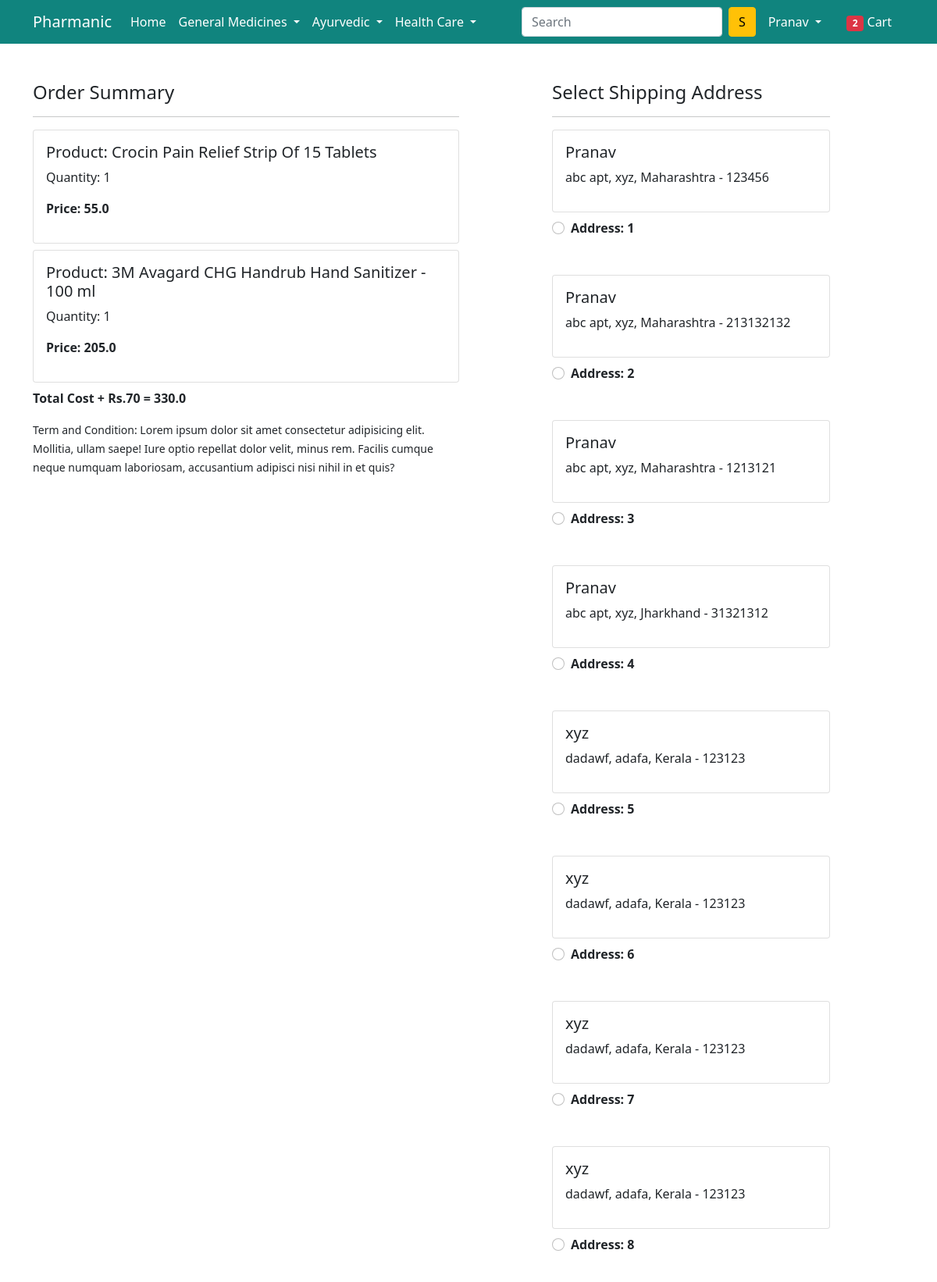
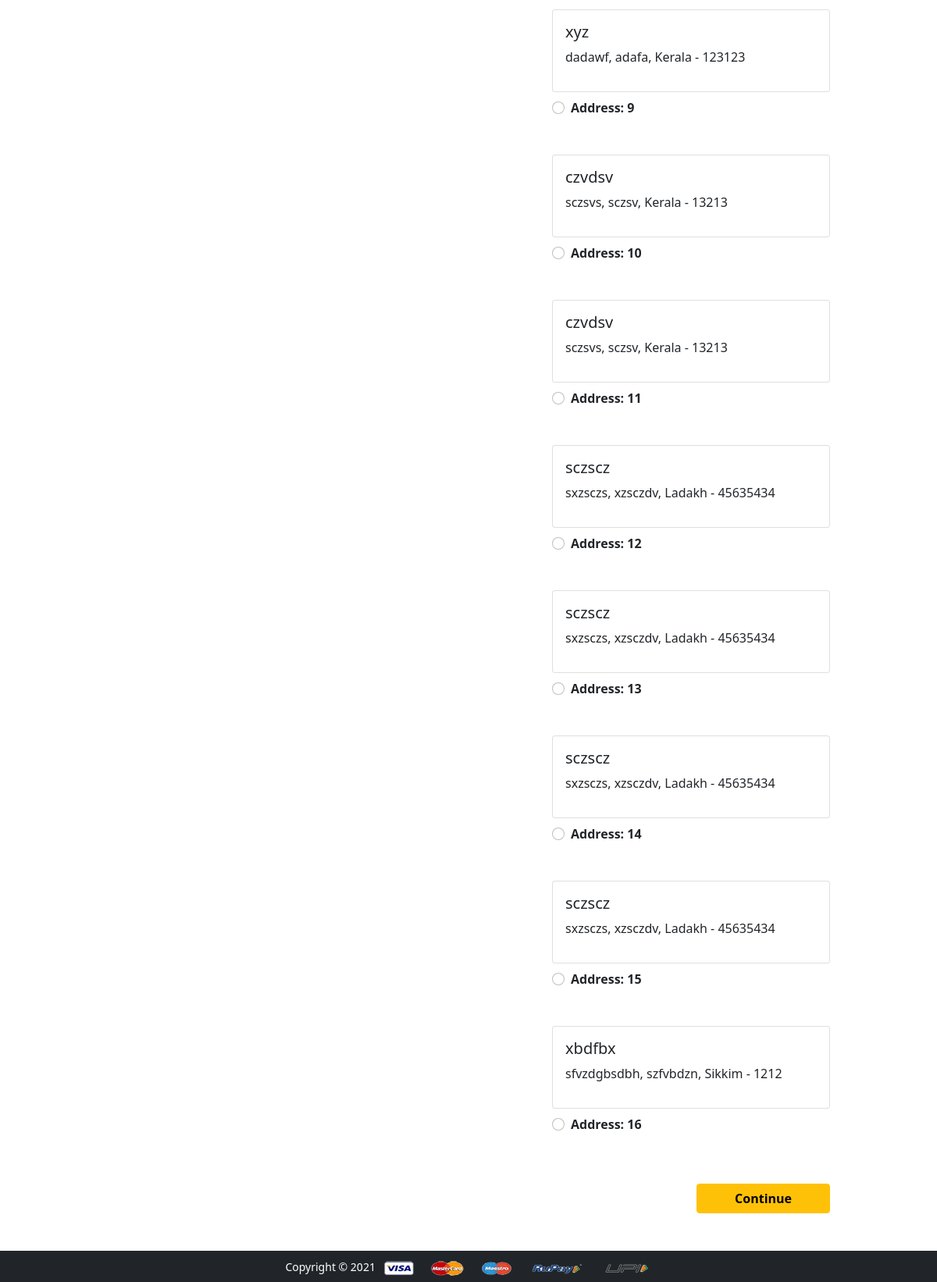
Page /checkout/ (signed in) on the committed database (2 pictures, top to bottom).
### pharmanic_app/models.py (models this page shows, shortened)
class Cart(models.Model):
	user = models.ForeignKey(User, on_delete=models.CASCADE)
	product = models.ForeignKey(Product, on_delete=models.CASCADE)
	quantity = models.PositiveIntegerField(default=1)
	@property
	def total_cost(self):
		return self.quantity * self.product.discounted_price

class Product(models.Model):
	title = models.CharField(max_length=100)
	selling_price = models.FloatField()
	discounted_price = models.FloatField()
	description = models.TextField()
	brand = models.CharField(max_length=100)
	category = models.CharField(choices=CATEGORY_CHOICES, max_length=4)
	product_image = models.ImageField(upload_to='productimg')

class Customer(models.Model):
	user = models.ForeignKey(User, on_delete=models.CASCADE)
	name = models.CharField(max_length=200)
	locality = models.CharField(max_length=200)
	city = models.CharField(max_length=50)
	zipcode = models.IntegerField()
	state = models.CharField(choices=STATE_CHOICES, max_length=50)

### pharmanic_app/views.py (the view)
# urls.py: path('checkout/', views.checkout, name='checkout'),
@login_required
def checkout(request):
    user = request.user
    add = Customer.objects.filter(user=user)
    cart_items = Cart.objects.filter(user=user)
    amount = 0.0
    shipping_amount = 70.0
    totalamount = 0.0
    cart_product = [p for p in Cart.objects.all() if p.user == request.user]
    if cart_product:
        for p in cart_product:
            tempamount = (p.quantity * p.product.discounted_price)
            amount += tempamount
        print(amount)
        totalamount = amount + shipping_amount
    else:
        return redirect(show_cart)
    if request.user.is_authenticated:
        totalitem = len(Cart.objects.filter(user=request.user))
    return render(request, 'app/checkout.html', {'add':add, 'totalamount':totalamount, 'cart_items': cart_items,'totalitem': totalitem})

### pharmanic_app/templates/app/checkout.html (shortened to what this page needs)
{% extends 'app/base.html' %}
{% load static %}
{% block main-content %}
<div class="container">
 <div class="row mt-5">
  <div class="col-sm-6">
    <h4>Order Summary</h4>
    <hr>
    {% for item in cart_items %}
      <div class="card mb-2">
        <div class="card-body">
          <h5>Product: {{item.product.title}}</h5>
          <p>Quantity: {{item.quantity}}</p>
          <p class="fw-bold">Price: {{item.total_cost}}</p>
        </div>
      </div>
    {% endfor %}
    <p class="fw-bold">Total Cost + Rs.70 = {{totalamount}}</p>
    <small>Term and Condition: Lorem ipsum dolor sit amet consectetur adipisicing elit. Mollitia, ullam saepe! Iure optio repellat dolor velit, minus rem. Facilis cumque neque numquam laboriosam, accusantium adipisci nisi nihil in et quis?</small>
  </div>
  <div class="col-sm-4 offset-sm-1">
    <h4>Select Shipping Address</h4>
    <hr>
    <form action="/paymentdone">
    {% for ad in add %}
      <div class="card">
        <div class="card-body">
        <h5>{{ad.name}}</h5>
        <p>{{ad.locality}}, {{ad.city}}, {{ad.state}} - {{ad.zipcode}}</p>
        </div>
      </div>
        <div class="form-check mt-2 mb-5">
          <input class="form-check-input" type="radio" name="custid" id="custadd({forloop.counter})" value="{{ad.id}}" required>
          <label class="form-check-label fw-bold" for="">
            Address: {{forloop.counter}} </label>
        </div>
      {% endfor %}
        <div class="text-end">
          <button type="submit" class="btn btn-warning mt-3 px-5 fw-bold">Continue</button>
        </div>
      </form>
    </div>
  </div>
</div>
{% endblock main-content %}

### pharmanic_app/templates/app/base.html (shortened to what this page needs)
<!doctype html>
{% load static %}
<html lang="en">
<head>
  <link href="https://cdn.jsdelivr.net/npm/bootstrap@5.0.0-beta1/dist/css/bootstrap.min.css" rel="stylesheet"
>
  <link rel="stylesheet" href="{% static 'app/css/owl.carousel.min.css' %}">
  <link rel="stylesheet" href="{% static 'app/css/all.min.css' %}">
  <link rel="stylesheet" href="{% static 'app/css/style.css' %}">
</head>
<body>
  <nav class="navbar navbar-expand-lg navbar-dark navColor">
    <div class="container">
      <a class="navbar-brand" href="/">Pharmanic</a>
      <div class="collapse navbar-collapse" id="navbarSupportedContent">
        <ul class="navbar-nav me-auto mb-2 mb-lg-0">
          <li class="nav-item">
            <a class="nav-link active" aria-current="page" href="/">Home</a>
          </li>
          <li class="nav-item dropdown">
            <a class="nav-link dropdown-toggle text-white" href="#" id="generalDropdown" role="button"
              data-bs-toggle="dropdown" aria-expanded="false">
              General Medicines
            </a>
          </li>
          <li class="nav-item dropdown">
            <a class="nav-link dropdown-toggle text-white" href="#" id="ayurvedicDropdown" role="button"
              data-bs-toggle="dropdown" aria-expanded="false">
              Ayurvedic
            </a>
          </li>
          <li class="nav-item dropdown">
            <a class="nav-link dropdown-toggle text-white" href="#" id="healthDropdown" role="button"
              data-bs-toggle="dropdown" aria-expanded="false">
              Health Care
            </a>
          </li>
        </ul>
        <form class="d-flex">
          <input class="form-control me-2" type="search" placeholder="Search" aria-label="Search">
          <button class="btn btn-warning" type="submit">S</button>
        </form>
        <div>
          <ul class="navbar-nav me-auto mb-2 mb-lg-0">
            {% if request.user.is_authenticated %}
            <li class="nav-item dropdown mx-2">
              <a class="nav-link dropdown-toggle text-white" href="#" id="profileDropdown" role="button"
                data-bs-toggle="dropdown" aria-expanded="false">
                {{ user.username|capfirst}}
              </a>
            </li>
            <li class="nav-item mx-2">
              <a href="{% url 'showcart' %}" class="nav-link text-white"><span class="badge bg-danger">{{totalitem}}</span> Cart
              </a>
            </li>
            {% endif %}
          </ul>
        </div>
      </div>
    </div>
  </nav>
  {% block main-content %} {% endblock main-content %}
  <footer class="container-fluid bg-dark text-center p-2 mt-5">
    <small class="text-white">Copyright &copy; 2021 </small>
    <img src="{% static 'app/images/payment.png' %}" alt="" srcset="" class="img-fluid" height="2px">
  </footer>
</body>
</html>

### pharmanic_app/static/app/css/style.css (style rules this page uses)
.navColor { background-color: #10847E; }

### rows in the picture
Cart: product "Crocin Pain Relief Strip Of 15 Tablets", quantity "1", total_cost "55.0"
Cart: product "3M Avagard CHG Handrub Hand Sanitizer - 100 ml", quantity "1", total_cost "205.0"
Customer: name "Pranav", locality "abc apt", city "xyz", state "Maharashtra", zipcode "123456"
Customer: name "Pranav", locality "abc apt", city "xyz", state "Maharashtra", zipcode "213132132"
Customer: name "Pranav", locality "abc apt", city "xyz", state "Maharashtra", zipcode "1213121"
Customer: name "Pranav", locality "abc apt", city "xyz", state "Jharkhand", zipcode "31321312"
Customer: name "xyz", locality "dadawf", city "adafa", state "Kerala", zipcode "123123"
Customer: name "xyz", locality "dadawf", city "adafa", state "Kerala", zipcode "123123"
Customer: name "xyz", locality "dadawf", city "adafa", state "Kerala", zipcode "123123"
Customer: name "xyz", locality "dadawf", city "adafa", state "Kerala", zipcode "123123"
Customer: name "xyz", locality "dadawf", city "adafa", state "Kerala", zipcode "123123"
Customer: name "czvdsv", locality "sczsvs", city "sczsv", state "Kerala", zipcode "13213"
Customer: name "czvdsv", locality "sczsvs", city "sczsv", state "Kerala", zipcode "13213"
Customer: name "sczscz", locality "sxzsczs", city "xzsczdv", state "Ladakh", zipcode "45635434"
Customer: name "sczscz", locality "sxzsczs", city "xzsczdv", state "Ladakh", zipcode "45635434"
Customer: name "sczscz", locality "sxzsczs", city "xzsczdv", state "Ladakh", zipcode "45635434"
Customer: name "sczscz", locality "sxzsczs", city "xzsczdv", state "Ladakh", zipcode "45635434"
Customer: name "xbdfbx", locality "sfvzdgbsdbh", city "szfvbdzn", state "Sikkim", zipcode "1212"

### other values in the picture
{{ user.username|capfirst }} "Pranav"
{{ totalitem }} "2"
{{ totalamount }} "330.0"
